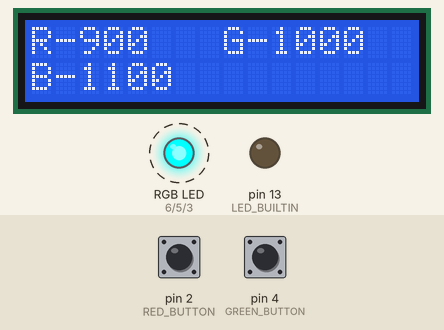
A sketch run on a simulated Arduino Uno, built with avr-gcc and run on an emulated ATmega328P. Shown: 16×2 character LCD, an RGB LED mixed from three pins (HIGH = lit), output pins drawn as LEDs (lit = HIGH). Dashed ring = blinking. The inputs (shaded band) are chosen by the test bench; at power-on: pin 4 (GREEN_BUTTON) HIGH, pin 2 (RED_BUTTON) HIGH.

Above: at 1.2 s.
1.3 s: pin 4 (GREEN_BUTTON) pulled LOW for 0.15 s
At 1.97 s:
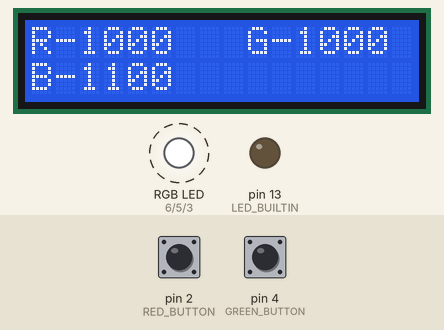
2.0 s: pin 4 (GREEN_BUTTON) pulled LOW for 1 s
At 2.8 s:
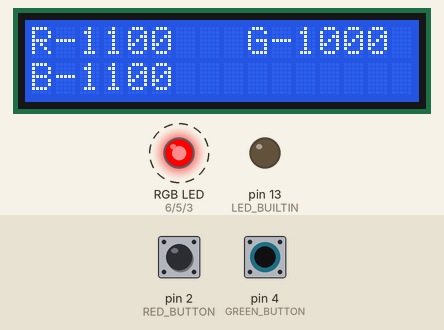
3.6 s: pin 4 (GREEN_BUTTON) pulled LOW for 0.15 s
At 4.1 s:
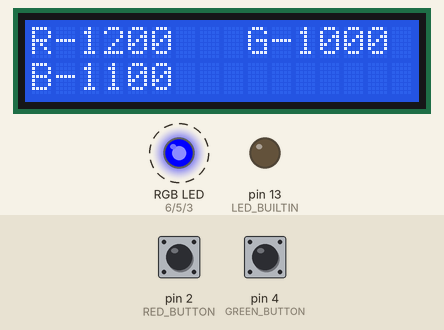
4.3 s: pin 4 (GREEN_BUTTON) driven LOW
At 7.5 s:
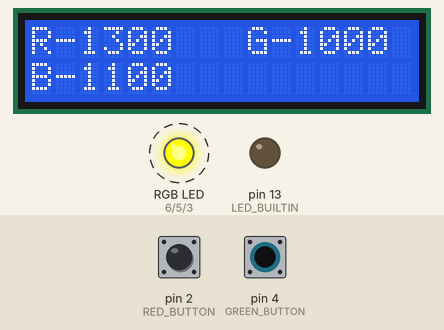
Timing chart, 0 to 8.3 s (numbered marks = the images above; inputs shaded):
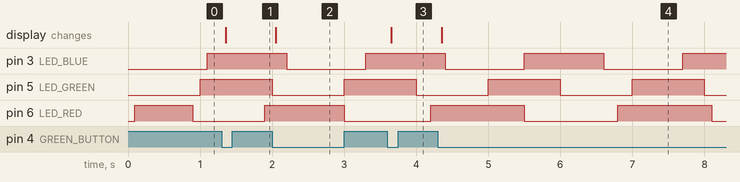

Measured:
- after the input at 1.3 s, the display: changes after 0.05 s (image 1)
- after the input at 2.0 s, the display: changes after 0.05 s (image 2)
- after the input at 3.6 s, the display: changes after 0.05 s (image 3)
- after the input at 4.3 s, the display: changes after 0.05 s (image 4)
- by itself, pin 3 (LED_BLUE): alternates HIGH for 1.1 s and LOW for 1.1 s
- by itself, pin 5 (LED_GREEN): alternates HIGH for 1.0 s and LOW for 1.0 s

The sketch:

lab3_2.ino
```cpp
#include <Wire.h>
#include <LiquidCrystal_I2C.h>
#include <OneWire.h>
#include <DallasTemperature.h>

LiquidCrystal_I2C lcd(0x27,16,2);

OneWire oneWire(A1);
DallasTemperature sensors(&oneWire);

#define LED_RED 6
#define LED_GREEN 5
#define LED_BLUE 3

#define RED_BUTTON 2
#define GREEN_BUTTON 4

#define ENCODER1 A2
#define ENCODER2 A3

#define POTENTIOMETER A0

void initLCD()
{
  lcd.init();
  lcd.clear();
  lcd.backlight();
}

void initRGB()
{
  pinMode(LED_RED, OUTPUT);
  pinMode(LED_GREEN, OUTPUT);
  pinMode(LED_BLUE, OUTPUT);
}

void initButtons() {
  pinMode(RED_BUTTON, INPUT_PULLUP);
  pinMode(GREEN_BUTTON, INPUT_PULLUP);
}

void setup()
{
  pinMode(LED_BUILTIN, OUTPUT);
  Serial.begin(9600);

  initLCD();
  initRGB();
  initButtons();

  printTimes();
  digitalWrite(LED_RED, HIGH);
}

unsigned long redTime = 900UL;
unsigned long greenTime = 1000UL;
unsigned long blueTime = 1100UL;

unsigned long redLastChange = 0UL;
unsigned long greenLastChange = 0UL;
unsigned long blueLastChange = 0UL;

int counterValue = 0;
int ledToChange = LED_RED;

void printTimes() {
  lcd.clear();
  lcd.setCursor(0, 0);
  lcd.print("R-");
  lcd.print(redTime);
  lcd.print("   G-");
  lcd.print(greenTime);
  lcd.setCursor(0, 1);
  lcd.print("B-");
  lcd.print(blueTime);
}

void ledBlink() {
  if (millis() - redLastChange >= redTime) {
    if (digitalRead(LED_RED) == HIGH) {
      digitalWrite(LED_RED, LOW);
    } else {
       digitalWrite(LED_RED, HIGH);
    }
    redLastChange += redTime;
  }
  if (millis() - greenLastChange >= greenTime) {
    if (digitalRead(LED_GREEN) == HIGH) {
      digitalWrite(LED_GREEN, LOW);
    } else {
       digitalWrite(LED_GREEN, HIGH);
    }
    greenLastChange += greenTime;
  }
  if (millis() - blueLastChange >= blueTime) {
    if (digitalRead(LED_BLUE) == HIGH) {
      digitalWrite(LED_BLUE, LOW);
    } else {
       digitalWrite(LED_BLUE, HIGH);
    }
    blueLastChange += blueTime;
  }
}


void changeTime() {
  if (ledToChange == LED_RED) {
    redTime = (redTime == 2000UL) ? 500UL : (redTime + 100UL);
  } else if (ledToChange == LED_GREEN) {
    greenTime = (greenTime == 2000UL) ? 500UL : (greenTime + 100UL);
  } else if (ledToChange == LED_BLUE) {
    blueTime = (blueTime == 2000UL) ? 500UL : (blueTime + 100UL);
  }
}

#define DEBOUNCE_PERIOD 30UL
static int green_debounced_button_state = HIGH;
static int green_previous_reading = HIGH;
static unsigned long green_last_change_time = 0UL;

static int red_debounced_button_state = HIGH;
static int red_previous_reading = HIGH;
static unsigned long red_last_change_time = 0UL;

bool isGreenButtonPressed() {
  bool isGreenPressed = false;

  int current_reading = digitalRead(GREEN_BUTTON);
  if (green_previous_reading != current_reading) {
    green_last_change_time = millis();
  }

  if (millis() - green_last_change_time > DEBOUNCE_PERIOD) {
    if (current_reading != green_debounced_button_state) {
      if (green_debounced_button_state == HIGH && current_reading == LOW) {
        isGreenPressed = true;
      }
      green_debounced_button_state = current_reading;
    }
  }

  green_previous_reading = current_reading;
  return isGreenPressed;
}

bool isRedButtonPressed() {
  bool isRedPressed = false;

  int current_reading = digitalRead(RED_BUTTON);
  if (red_previous_reading != current_reading) {
    red_last_change_time = millis();
  }

  if (millis() - red_last_change_time > DEBOUNCE_PERIOD) {
    if (current_reading != red_debounced_button_state) {
      if (red_debounced_button_state == HIGH && current_reading == LOW) {
        isRedPressed = true;
      }
      red_debounced_button_state = current_reading;
    }
  }

  red_previous_reading = current_reading;
  return isRedPressed;
}

void detectButtons() {
  if (isRedButtonPressed()) {
    if (ledToChange == LED_RED) {
      ledToChange = LED_GREEN;
    } else if (ledToChange == LED_GREEN) {
      ledToChange = LED_BLUE;
    } else if (ledToChange == LED_BLUE) {
      ledToChange = LED_RED;
    }
  }
  if (isGreenButtonPressed()) {
    changeTime();
    printTimes();
  }
}

void loop()
{
  detectButtons();
  ledBlink();
}
```
